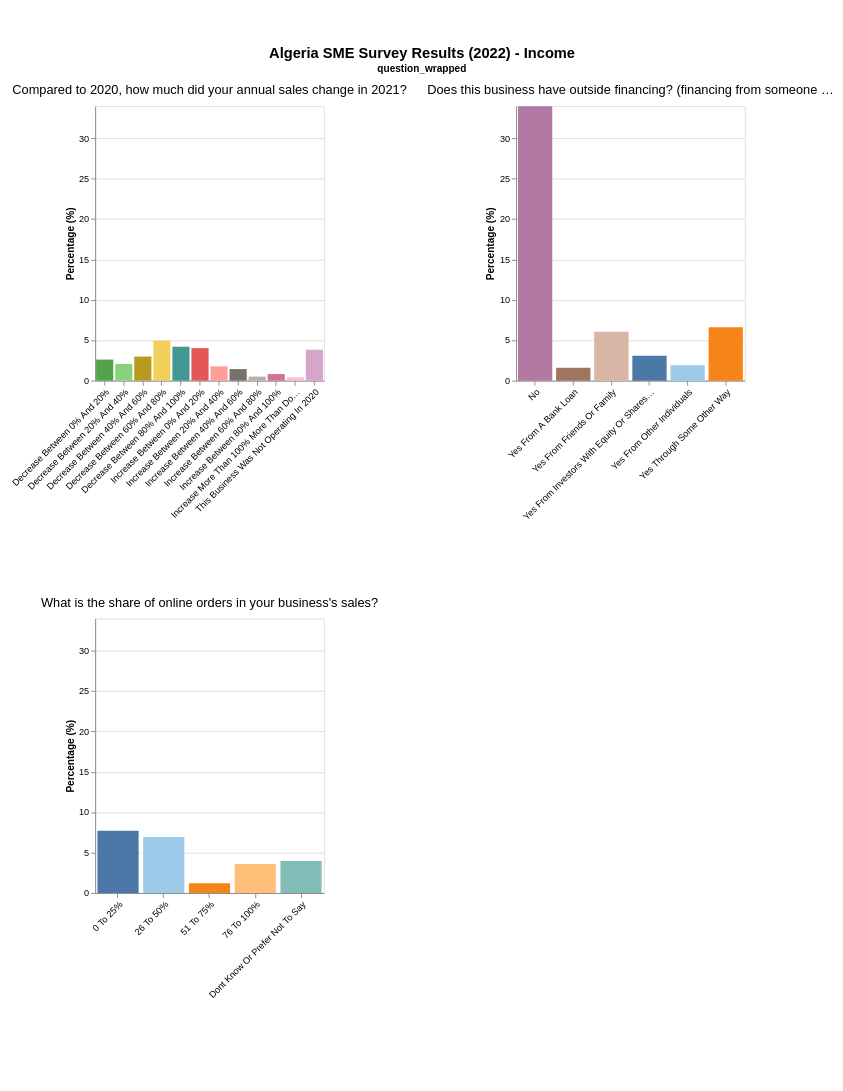

The code cell stored with this chart in its notebook:
### Markdown cell above
## Income

### Code cell
chart = create_category_chart('Income', combined_df)
display(chart)

### Figure 1 — Vega-Lite specification as saved in the notebook (floating-point values rounded to 4 significant figures)
{"config": {"view": {"continuousWidth": 300, "continuousHeight": 300}, "padding": {"left": 10, "right": 10, "top": 50, "bottom": 100}}, "data": {"name": "data-6579fe1b4934da630f05ab0daa24f41a"}, "facet": {"field": "question_wrapped", "header": {"labelFontSize": 14, "labelLimit": 450, "labelLineHeight": 16, "titleOrient": "top"}, "type": "nominal"}, "spec": {"mark": {"type": "bar"}, "encoding": {"color": {"field": "response", "legend": null, "scale": {"scheme": "tableau20"}, "type": "nominal"}, "tooltip": [{"field": "question", "title": "Question", "type": "nominal"}, {"field": "response", "title": "Response", "type": "nominal"}, {"field": "value", "format": ".1f", "title": "Percentage", "type": "quantitative"}], "x": {"axis": {"labelAlign": "right", "labelAngle": -45, "labelLimit": 200}, "field": "response", "title": null, "type": "nominal"}, "y": {"field": "value", "scale": {"domain": [0, 33.99]}, "title": "Percentage (%)", "type": "quantitative"}}, "height": 300, "width": 250}, "columns": 2, "resolve": {"scale": {"x": "independent", "y": "independent"}}, "spacing": {"row": 80, "column": 20}, "title": {"text": "Algeria SME Survey Results (2022) - Income", "fontSize": 16, "fontWeight": "bold", "anchor": "middle"}, "$schema": "https://vega.github.io/schema/vega-lite/v6.1.0.json", "datasets": {"data-6579fe1b4934da630f05ab0daa24f41a": [{"category": "Income", "question": "Compared to 2020, how much did your annual sales change in 2021?", "response": "Increase More Than 100% More Than Double", "value": 0.4158, "question_wrapped": "Compared to 2020, how much did your annual sales change in 2021?"}, {"category": "Income", "question": "Compared to 2020, how much did your annual sales change in 2021?", "response": "Decrease Between 60% And 80%", "value": 4.969, "question_wrapped": "Compared to 2020, how much did your annual sales change in 2021?"}, {"category": "Income", "question": "Compared to 2020, how much did your annual sales change in 2021?", "response": "Decrease Between 80% And 100%", "value": 4.2, "question_wrapped": "Compared to 2020, how much did your annual sales change in 2021?"}, {"category": "Income", "question": "Compared to 2020, how much did your annual sales change in 2021?", "response": "This Business Was Not Operating In 2020", "value": 3.829, "question_wrapped": "Compared to 2020, how much did your annual sales change in 2021?"}, {"category": "Income", "question": "Compared to 2020, how much did your annual sales change in 2021?", "response": "Increase Between 80% And 100%", "value": 0.8145, "question_wrapped": "Compared to 2020, how much did your annual sales change in 2021?"}, {"category": "Income", "question": "Compared to 2020, how much did your annual sales change in 2021?", "response": "Increase Between 60% And 80%", "value": 0.503, "question_wrapped": "Compared to 2020, how much did your annual sales change in 2021?"}, {"category": "Income", "question": "Compared to 2020, how much did your annual sales change in 2021?", "response": "Increase Between 40% And 60%", "value": 1.431, "question_wrapped": "Compared to 2020, how much did your annual sales change in 2021?"}, {"category": "Income", "question": "Compared to 2020, how much did your annual sales change in 2021?", "response": "Increase Between 20% And 40%", "value": 1.771, "question_wrapped": "Compared to 2020, how much did your annual sales change in 2021?"}, {"category": "Income", "question": "Compared to 2020, how much did your annual sales change in 2021?", "response": "Increase Between 0% And 20%", "value": 4.027, "question_wrapped": "Compared to 2020, how much did your annual sales change in 2021?"}, {"category": "Income", "question": "Compared to 2020, how much did your annual sales change in 2021?", "response": "Decrease Between 0% And 20%", "value": 2.61, "question_wrapped": "Compared to 2020, how much did your annual sales change in 2021?"}, {"category": "Income", "question": "Compared to 2020, how much did your annual sales change in 2021?", "response": "Decrease Between 20% And 40%", "value": 2.066, "question_wrapped": "Compared to 2020, how much did your annual sales change in 2021?"}, {"category": "Income", "question": "Compared to 2020, how much did your annual sales change in 2021?", "response": "Decrease Between 40% And 60%", "value": 2.977, "question_wrapped": "Compared to 2020, how much did your annual sales change in 2021?"}, {"category": "Income", "question": "Does this business have outside financing? (financing from someone\nwho does not own or work for your company)? (Select all that apply)", "response": "No", "value": 33.99, "question_wrapped": "Does this business have outside financing? (financing from someone who does not\nown or work for your company)? (Select all that apply)"}, {"category": "Income", "question": "Does this business have outside financing? (financing from someone\nwho does not own or work for your company)? (Select all that apply)", "response": "Yes From A Bank Loan", "value": 1.608, "question_wrapped": "Does this business have outside financing? (financing from someone who does not\nown or work for your company)? (Select all that apply)"}, {"category": "Income", "question": "Does this business have outside financing? (financing from someone\nwho does not own or work for your company)? (Select all that apply)", "response": "Yes From Investors With Equity Or Shares In The Business", "value": 3.089, "question_wrapped": "Does this business have outside financing? (financing from someone who does not\nown or work for your company)? (Select all that apply)"}, {"category": "Income", "question": "Does this business have outside financing? (financing from someone\nwho does not own or work for your company)? (Select all that apply)", "response": "Yes From Friends Or Family", "value": 6.046, "question_wrapped": "Does this business have outside financing? (financing from someone who does not\nown or work for your company)? (Select all that apply)"}, {"category": "Income", "question": "Does this business have outside financing? (financing from someone\nwho does not own or work for your company)? (Select all that apply)", "response": "Yes From Other Individuals", "value": 1.892, "question_wrapped": "Does this business have outside financing? (financing from someone who does not\nown or work for your company)? (Select all that apply)"}, {"category": "Income", "question": "Does this business have outside financing? (financing from someone\nwho does not own or work for your company)? (Select all that apply)", "response": "Yes Through Some Other Way", "value": 6.613, "question_wrapped": "Does this business have outside financing? (financing from someone who does not\nown or work for your company)? (Select all that apply)"}, {"category": "Income", "question": "What is the share of online orders in your business's sales?", "response": "0 To 25%", "value": 7.7, "question_wrapped": "What is the share of online orders in your business's sales?"}, {"category": "Income", "question": "What is the share of online orders in your business's sales?", "response": "26 To 50%", "value": 6.937, "question_wrapped": "What is the share of online orders in your business's sales?"}, {"category": "Income", "question": "What is the share of online orders in your business's sales?", "response": "51 To 75%", "value": 1.21, "question_wrapped": "What is the share of online orders in your business's sales?"}, {"category": "Income", "question": "What is the share of online orders in your business's sales?", "response": "76 To 100%", "value": 3.604, "question_wrapped": "What is the share of online orders in your business's sales?"}, {"category": "Income", "question": "What is the share of online orders in your business's sales?", "response": "Dont Know Or Prefer Not To Say", "value": 3.964, "question_wrapped": "What is the share of online orders in your business's sales?"}]}}
